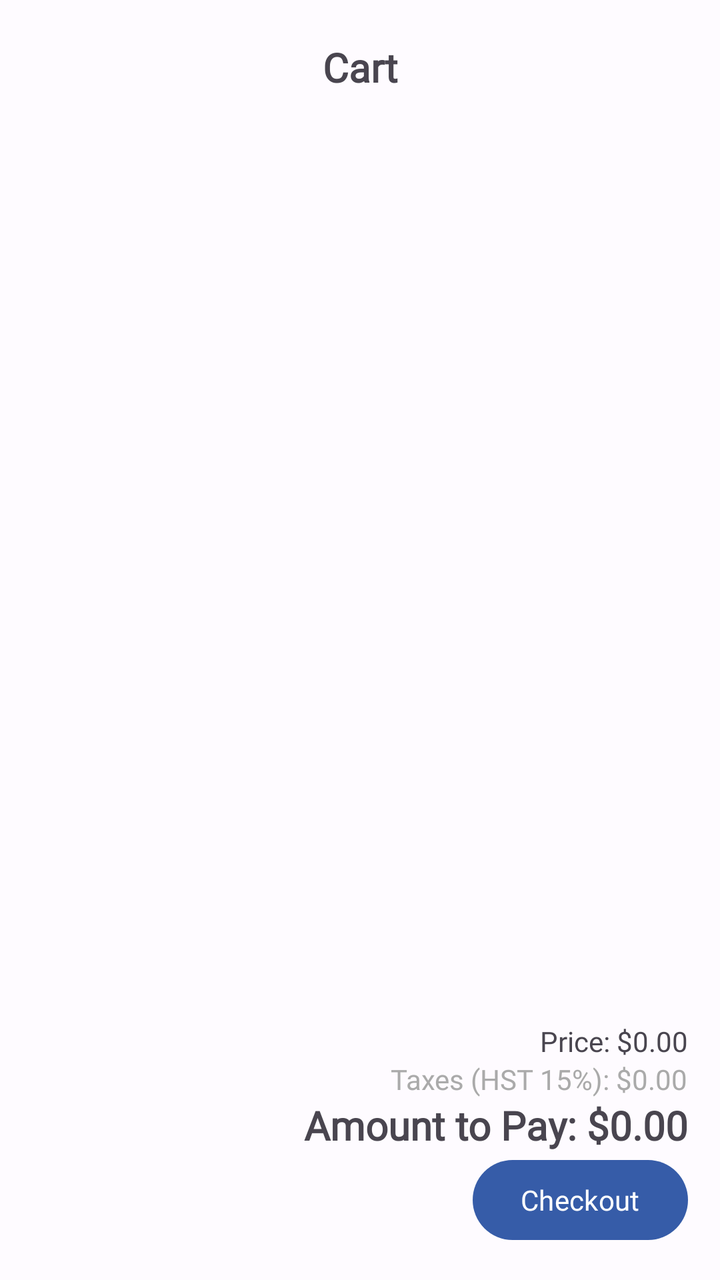
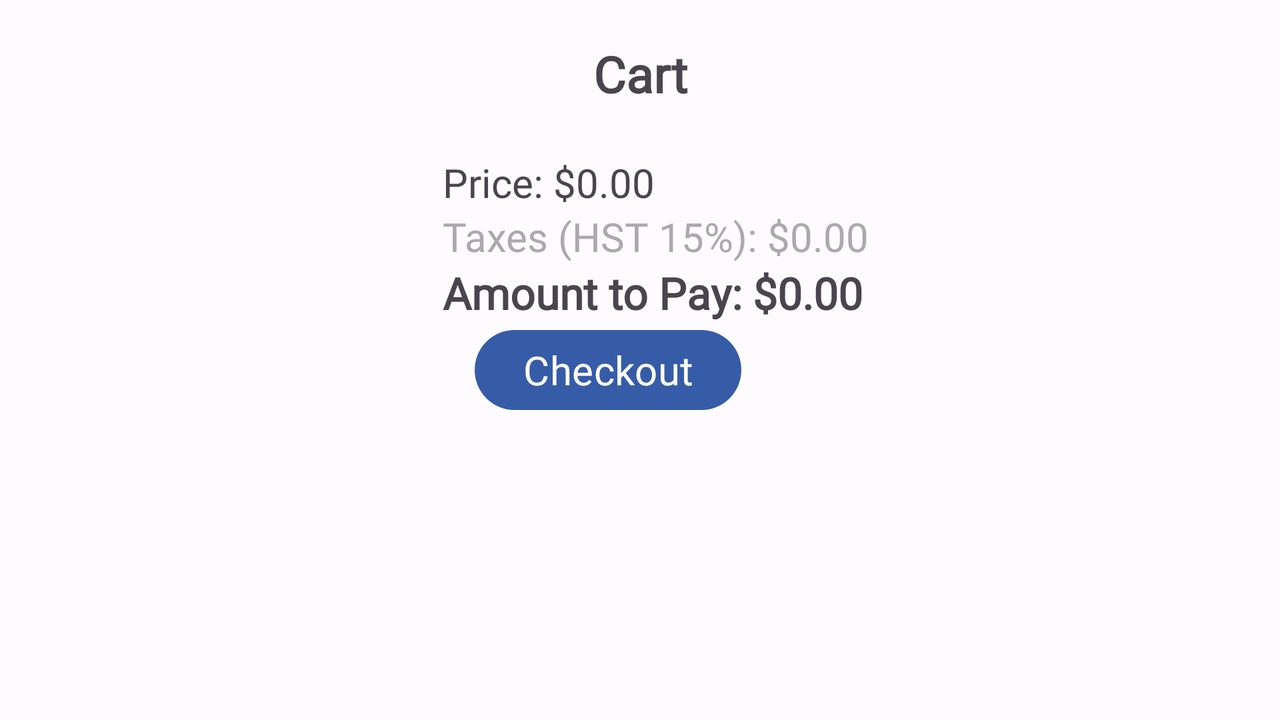

An Android layout and its configuration variant, each rendered on a device that would load it. The default file and the variant file are quoted in full after the pictures.
<!-- AndroidManifest.xml: application theme AppTheme -->
<!-- res/layout/activity_cart.xml -->
<?xml version="1.0" encoding="utf-8"?>
<LinearLayout xmlns:android="http://schemas.android.com/apk/res/android"
    xmlns:app="http://schemas.android.com/apk/res-auto"
    xmlns:tools="http://schemas.android.com/tools"
    android:id="@+id/main"
    android:layout_width="match_parent"
    android:layout_height="match_parent"
    android:orientation="vertical"
    android:layout_marginTop="20dp">

    
    <TextView
        android:id="@+id/cartTextView"
        android:layout_width="match_parent"
        android:layout_height="wrap_content"
        android:fontFamily="@font/lato"
        android:textStyle="bold"
        android:gravity="center"
        android:textSize="20sp"
        android:text="@string/cart" />

    <androidx.recyclerview.widget.RecyclerView
        android:id="@+id/cartRecyclerView"
        android:layout_width="match_parent"
        android:layout_height="0dp"
        android:layout_marginTop="8dp"
        android:layout_weight="1"
        android:padding="8dp"
        android:clipToPadding="false"
        android:scrollbars="vertical"
        tools:listitem="@layout/item_cart"/>

    <LinearLayout
        android:layout_width="wrap_content"
        android:layout_height="wrap_content"
        android:orientation="vertical"/>
    


    
    <LinearLayout
        android:layout_width="match_parent"
        android:layout_height="wrap_content"
        android:layout_marginTop="8dp"
        android:gravity="end"
        android:orientation="vertical"
        android:padding="16dp">

        
        <TextView
            android:id="@+id/totalPriceTextView"
            android:layout_width="wrap_content"
            android:layout_height="wrap_content"
            android:fontFamily="@font/lato"
            android:text="@string/price_0_00" />

        
        <TextView
            android:id="@+id/taxesTextView"
            android:layout_width="wrap_content"
            android:layout_height="wrap_content"
            android:fontFamily="@font/lato"
            android:text="@string/taxes_hst_15_0_00"
            android:textColor="@android:color/darker_gray" />

        
        <TextView
            android:id="@+id/amountToPayTextView"
            android:layout_width="wrap_content"
            android:layout_height="wrap_content"
            android:fontFamily="@font/lato"
            android:text="@string/amount_to_pay_0_00"
            android:textSize="20sp"
            android:textStyle="bold" />

        
        <Button
            android:id="@+id/checkoutButton"
            android:layout_width="wrap_content"
            android:layout_height="wrap_content"
            android:layout_marginStart="16dp"
            android:fontFamily="@font/lato"
            android:text="@string/checkout"
            app:icon="@drawable/shoppingcartcheckout24px" />

    </LinearLayout>


</LinearLayout>
<!-- res/layout/item_cart.xml (included above) -->
<?xml version="1.0" encoding="utf-8"?>
<LinearLayout xmlns:android="http://schemas.android.com/apk/res/android"
    android:layout_width="match_parent"
    android:layout_height="wrap_content"
    android:orientation="horizontal"
    android:padding="16dp">

    
    <ImageView
        android:id="@+id/productImageView"
        android:layout_width="100dp"
        android:layout_height="100dp"/>

    
    <LinearLayout
        android:layout_width="0dp"
        android:layout_height="wrap_content"
        android:layout_weight="1"
        android:orientation="vertical"
        android:layout_marginStart="16dp">

        
        <TextView
            android:id="@+id/productNameTextView"
            android:layout_width="wrap_content"
            android:layout_height="wrap_content"
            android:text="Product Name"
            android:textStyle="bold"
            android:fontFamily="@font/lato"
            android:textSize="18sp" />

        
        <TextView
            android:id="@+id/productPriceTextView"
            android:layout_width="wrap_content"
            android:layout_height="wrap_content"
            android:text="$0.00"
            android:textSize="16sp"
            android:fontFamily="@font/lato"
            android:textColor="@android:color/darker_gray" />

        
        <LinearLayout
            android:layout_width="wrap_content"
            android:layout_height="wrap_content"
            android:orientation="horizontal"
            android:layout_marginTop="8dp">

            
            <Button
                android:id="@+id/decreaseQuantityButton"
                style="@style/Widget.Material3.Button.TextButton.Icon"
                android:layout_width="wrap_content"
                android:layout_height="wrap_content"
                android:textSize="18sp"
                android:text="-" />

            
            <TextView
                android:id="@+id/quantityTextView"
                android:layout_width="wrap_content"
                android:layout_height="wrap_content"
                android:text="Quantity: 0"
                android:textSize="14sp"
                android:fontFamily="@font/lato"
                android:textColor="@android:color/darker_gray"
                android:layout_marginStart="0dp"
                android:layout_marginEnd="0dp" />

            
            <Button
                android:id="@+id/increaseQuantityButton"
                style="@style/Widget.Material3.Button.TextButton.Icon"
                android:layout_width="wrap_content"
                android:layout_height="wrap_content"
                android:textSize="18sp"
                android:text="+" />
        </LinearLayout>

    </LinearLayout>

    
    <ImageButton
        android:id="@+id/removeButton"
        android:layout_width="wrap_content"
        android:layout_height="wrap_content"
        android:background="?attr/selectableItemBackgroundBorderless"
        android:src="@drawable/delete24px" />

</LinearLayout>
<!-- resources referenced by this layout -->
<resources>
  <string name="amount_to_pay_0_00">Amount to Pay: $0.00</string>
  <string name="cart">Cart</string>
  <string name="checkout">Checkout</string>
  <string name="price_0_00">Price: $0.00</string>
  <string name="taxes_hst_15_0_00">Taxes (HST 15%): $0.00</string>
  <color name="md_theme_light_primary">#365CA8</color>
  <color name="md_theme_light_onPrimary">#FFFFFF</color>
  <color name="md_theme_light_primaryContainer">#D9E2FF</color>
  <color name="md_theme_light_onPrimaryContainer">#001944</color>
  <color name="md_theme_light_secondary">#575E71</color>
  <color name="md_theme_light_onSecondary">#FFFFFF</color>
  <color name="md_theme_light_secondaryContainer">#DBE2F9</color>
  <color name="md_theme_light_onSecondaryContainer">#141B2C</color>
  <color name="md_theme_light_tertiary">#006972</color>
  <color name="md_theme_light_onTertiary">#FFFFFF</color>
  <color name="md_theme_light_tertiaryContainer">#8CF2FF</color>
  <color name="md_theme_light_onTertiaryContainer">#001F23</color>
  <color name="md_theme_light_error">#BA1A1A</color>
  <color name="md_theme_light_errorContainer">#FFDAD6</color>
  <color name="md_theme_light_onError">#FFFFFF</color>
  <color name="md_theme_light_onErrorContainer">#410002</color>
  <color name="md_theme_light_background">#FEFBFF</color>
  <color name="md_theme_light_onBackground">#1B1B1F</color>
  <color name="md_theme_light_surface">#FEFBFF</color>
  <color name="md_theme_light_onSurface">#1B1B1F</color>
  <color name="md_theme_light_surfaceVariant">#E1E2EC</color>
  <color name="md_theme_light_onSurfaceVariant">#44464F</color>
  <color name="md_theme_light_outline">#757780</color>
  <color name="md_theme_light_inverseOnSurface">#F2F0F4</color>
  <color name="md_theme_light_inverseSurface">#303034</color>
  <color name="md_theme_light_inversePrimary">#AFC6FF</color>
</resources>
<!-- res/layout-land/activity_cart.xml (the repository's variant of the layout above) -->
<!-- drawn on the phone turned sideways -->
<?xml version="1.0" encoding="utf-8"?>
<LinearLayout xmlns:android="http://schemas.android.com/apk/res/android"
    xmlns:app="http://schemas.android.com/apk/res-auto"
    xmlns:tools="http://schemas.android.com/tools"
    android:id="@+id/main"
    android:layout_width="match_parent"
    android:layout_height="match_parent"
    android:orientation="vertical"
    android:layout_marginTop="20dp">

    
    <TextView
        android:id="@+id/cartTextView"
        android:layout_width="match_parent"
        android:layout_height="wrap_content"
        android:fontFamily="@font/lato"
        android:textStyle="bold"
        android:gravity="center"
        android:textSize="25sp"
        android:text="@string/cart" />

    <LinearLayout
        android:layout_width="wrap_content"
        android:layout_height="wrap_content"
        android:layout_gravity="center">
        <androidx.recyclerview.widget.RecyclerView
            android:id="@+id/cartRecyclerView"
            android:layout_width="wrap_content"
            android:layout_height="wrap_content"
            android:layout_marginTop="8dp"
            android:layout_weight="1"
            android:padding="8dp"
            android:clipToPadding="false"
            android:scrollbars="vertical"
            tools:listitem="@layout/item_cart"/>

        <LinearLayout
            android:layout_width="wrap_content"
            android:layout_height="wrap_content"
            android:orientation="vertical"/>
        


        
        <LinearLayout
            android:layout_width="match_parent"
            android:layout_height="wrap_content"
            android:layout_marginTop="8dp"
            android:gravity=""
            android:orientation="vertical"
            android:padding="16dp">

            
            <TextView
                android:id="@+id/totalPriceTextView"
                android:layout_width="wrap_content"
                android:layout_height="wrap_content"
                android:fontFamily="@font/lato"
                android:textSize="20sp"
                android:text="@string/price_0_00" />

            
            <TextView
                android:id="@+id/taxesTextView"
                android:layout_width="wrap_content"
                android:layout_height="wrap_content"
                android:fontFamily="@font/lato"
                android:textSize="20sp"
                android:text="@string/taxes_hst_15_0_00"
                android:textColor="@android:color/darker_gray" />

            
            <TextView
                android:id="@+id/amountToPayTextView"
                android:layout_width="wrap_content"
                android:layout_height="wrap_content"
                android:fontFamily="@font/lato"
                android:text="@string/amount_to_pay_0_00"
                android:textSize="22sp"
                android:textStyle="bold" />

            
            <Button
                android:id="@+id/checkoutButton"
                android:layout_width="wrap_content"
                android:layout_height="wrap_content"
                android:layout_marginStart="16dp"
                android:fontFamily="@font/lato"
                android:text="@string/checkout"
                android:textSize="20sp"
                app:icon="@drawable/shoppingcartcheckout24px" />

        </LinearLayout>
    </LinearLayout>



</LinearLayout>
